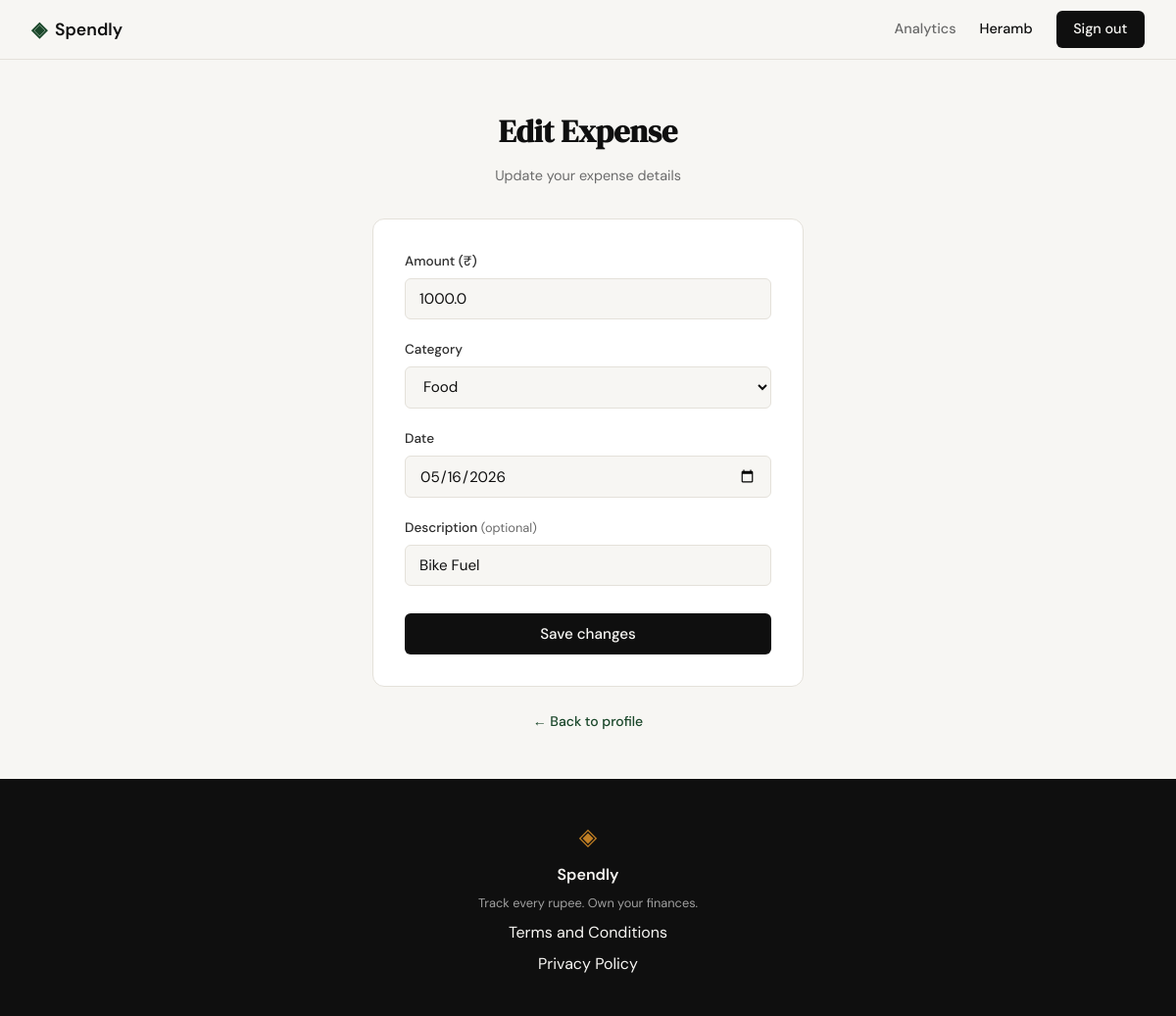
The page /expenses/29/edit (signed in) on the database its author committed.
### tables this page shows
CREATE TABLE expenses (
            id          INTEGER PRIMARY KEY AUTOINCREMENT,
            user_id     INTEGER NOT NULL,
            amount      REAL    NOT NULL,
            category    TEXT    NOT NULL,
            date        TEXT    NOT NULL,
            description TEXT,
            created_at  TEXT    DEFAULT (datetime('now')),
            FOREIGN KEY (user_id) REFERENCES users(id)
        );

### app.py (the view, shortened to what this page needs)
@app.route("/expenses/<int:id>/edit", methods=["GET", "POST"])
def edit_expense(id):
    if not session.get("user_id"):
        return redirect(url_for("login"))
    expense = get_expense_by_id(id, session["user_id"])
    if expense is None:
        abort(404)
    if request.method == "GET":
        return render_template(
            "edit_expense.html",
            expense=expense,
            categories=CATEGORIES,
            csrf_token=_get_csrf_token(),
        )

### app.py (called while the page is built)
def _get_csrf_token():
    if "csrf_token" not in session:
        session["csrf_token"] = secrets.token_hex(32)
    return session["csrf_token"]

### database/db.py (called while the page is built)
def get_db():
    conn = sqlite3.connect(DB_PATH)
    conn.row_factory = sqlite3.Row
    conn.execute("PRAGMA foreign_keys = ON")
    return conn

def get_expense_by_id(expense_id, user_id):
    conn = get_db()
    row = conn.execute(
        "SELECT id, amount, category, date, description FROM expenses "
        "WHERE id = ? AND user_id = ?",
        (expense_id, user_id),
    ).fetchone()
    conn.close()
    return row

### templates/edit_expense.html (shortened to what this page needs)
{% extends "base.html" %}
{% block content %}
<section class="auth-section">
    <div class="auth-container">
        <div class="auth-header">
            <h1 class="auth-title">Edit Expense</h1>
            <p class="auth-subtitle">Update your expense details</p>
        </div>
        <div class="auth-card">
            <form method="POST" action="{{ url_for('edit_expense', id=expense.id) }}">
                <div class="form-group">
                    <label for="amount">Amount (₹)</label>
                    <input type="number" id="amount" name="amount"
                           class="form-input"
                           placeholder="0.00"
                           step="0.01" min="0.01"
                           value="{{ amount if amount is defined else expense.amount }}"
                           required autofocus>
                </div>
                <div class="form-group">
                    <label for="category">Category</label>
                    <select id="category" name="category" class="form-input" required>
                        {% set selected_cat = category if category is defined else expense.category %}
                        {% for cat in categories %}
                        <option value="{{ cat }}" {% if selected_cat == cat %}selected{% endif %}>{{ cat }}</option>
                        {% endfor %}
                    </select>
                </div>
                <div class="form-group">
                    <label for="date">Date</label>
                    <input type="date" id="date" name="date"
                           class="form-input"
                           value="{{ date if date is defined else expense.date }}"
                           required>
                </div>
                <div class="form-group">
                    <label for="description">
                        Description <span class="expense-form-optional">(optional)</span>
                    </label>
                    <input type="text" id="description" name="description"
                           class="form-input"
                           placeholder="e.g. Grocery shopping"
                           maxlength="200"
                           value="{{ description if description is defined else (expense.description or '') }}">
                </div>
                <button type="submit" class="btn-submit">Save changes</button>
            </form>
        </div>
        <p class="auth-switch">
            <a href="{{ url_for('profile') }}">← Back to profile</a>
        </p>
    </div>
</section>
{% endblock %}

### static/css/style.css (style rules this page uses)
:root { --ink: #0f0f0f; --ink-soft: #2d2d2d; --ink-muted: #6b6b6b; --ink-faint: #a0a0a0; --paper: #f7f6f3; --paper-warm: #f0ede6; --paper-card: #ffffff; --accent: #1a472a; --accent-light: #e8f0eb; --accent-2: #c17f24; --accent-2-light: #fdf3e3; --danger: #c0392b; --danger-light: #fdecea; --border: #e4e1da; --border-soft: #eeebe4; --font-display: 'DM Serif Display', Georgia, serif; --font-body: 'DM Sans', system-ui, sans-serif; --max-width: 1200px; --auth-width: 440px; --radius-sm: 6px; --radius-md: 12px; --radius-lg: 20px; }
*, *::before, *::after { box-sizing: border-box; margin: 0; padding: 0; }
html { font-size: 16px; scroll-behavior: smooth; }
body { background: var(--paper); color: var(--ink); font-family: var(--font-body); font-size: 1rem; line-height: 1.6; -webkit-font-smoothing: antialiased; }
a { color: inherit; text-decoration: none; }
.auth-section { min-height: calc(100vh - 60px - 100px); display: flex; align-items: center; justify-content: center; padding: 3rem 2rem; }
.auth-container { width: 100%; max-width: var(--auth-width); }
.auth-header { text-align: center; margin-bottom: 2rem; }
.auth-title { font-family: var(--font-display); font-size: 2rem; color: var(--ink); margin-bottom: 0.5rem; }
.auth-subtitle { font-size: 0.9rem; color: var(--ink-muted); }
.auth-card { background: var(--paper-card); border: 1px solid var(--border); border-radius: var(--radius-md); padding: 2rem; margin-bottom: 1.5rem; }
.form-group { margin-bottom: 1.25rem; }
.form-group label { display: block; font-size: 0.85rem; font-weight: 500; color: var(--ink-soft); margin-bottom: 0.4rem; }
.form-input { width: 100%; padding: 0.6rem 0.875rem; border: 1px solid var(--border); border-radius: var(--radius-sm); font-family: var(--font-body); font-size: 0.95rem; color: var(--ink); background: var(--paper); outline: none; transition: border-color 0.2s; }
.form-input::placeholder { color: var(--ink-faint); }
.btn-submit { width: 100%; padding: 0.7rem; background: var(--ink); color: var(--paper); border: none; border-radius: var(--radius-sm); font-family: var(--font-body); font-size: 0.95rem; font-weight: 500; cursor: pointer; transition: background 0.2s; margin-top: 0.5rem; }
.auth-switch { text-align: center; font-size: 0.875rem; color: var(--ink-muted); }
.auth-switch a { color: var(--accent); font-weight: 500; }
.expense-form-optional { color: var(--ink-muted); font-weight: 400; font-size: 0.8rem; }

### rows shown on the page
expenses: amount "1000.0", category "Food", date "05/16/2026", description "Bike Fuel"

### other values the page prints
{{ session['user_name'] }} "Heramb"
